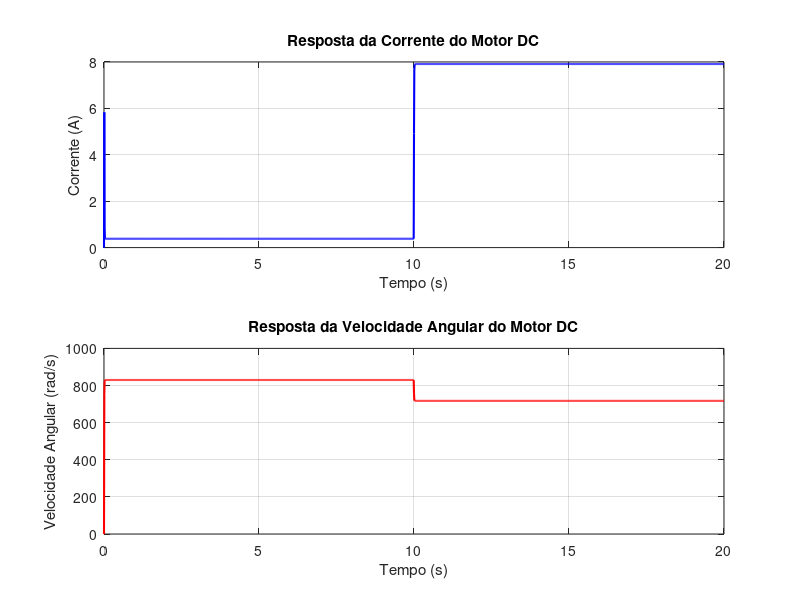
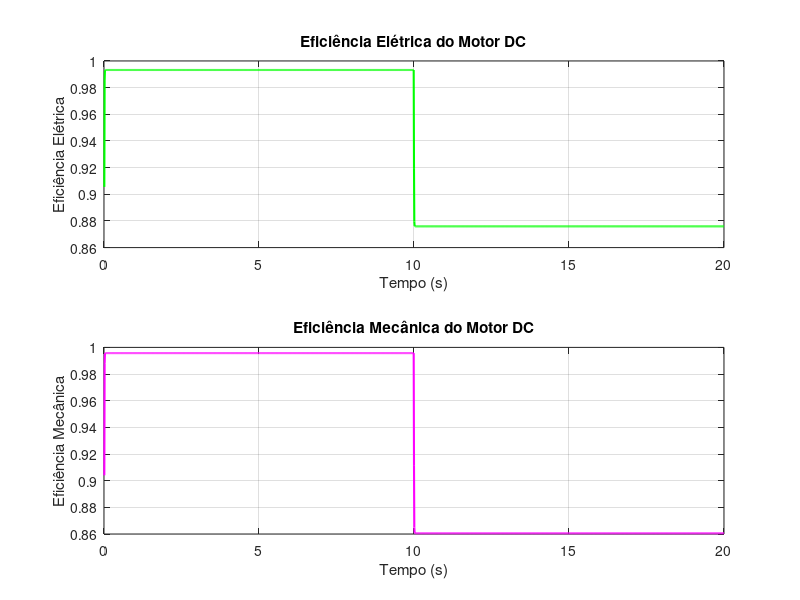

These charts were generated, in order, by the following MATLAB code:
% Parâmetros do motor DC
R = 0.179; % Resistência da armadura (ohms)
L = 4.55e-5; % Indutância da armadura (henrys)
kv = 83.545;
Ke = 1 / kv; % Constante de velocidade (V/(rad/s))
Kt = 0.012; % Constante de torque (Nm/A)
J = 35.1e-7; % Inércia do rotor (kg.m^2)
c = 0.000005496; % Coeficiente de fricção do rotor (N.m.s/rad)

% Definição do sistema em espaço de estados
A = [-R/L, -Ke/L; Kt/J, -c/J];
B = [1/L, 0; 0, -1/J];
C = [1, 0; 0, 1];
D = zeros(2, 2);
sys = ss(A, B, C, D);

% Simulação da resposta do sistema a uma entrada degrau
tempo = linspace(0, 20, 2001); % de 0 a 20 segundos com incremento de 0.01 segundos
entrada_tensao = zeros(1, length(tempo));
entrada_torque = zeros(1, length(tempo));
for i = 1:length(tempo)
    if tempo(i) >= 0
        entrada_tensao(i) = 10; % Entrada de 10V em t = 0
    end
    if tempo(i) >= 10
        entrada_torque(i) = 0.091; % Entrada de 0.091Nm em t = 10
    end
end
entradas = [entrada_tensao; entrada_torque]; % Duas entradas

[resposta, ~, estados] = lsim(sys, entradas, tempo);

% Plot da corrente e velocidade angular ao longo do tempo
figure;

subplot(2, 1, 1);
plot(tempo, estados(:, 1), 'b', 'LineWidth', 1.5);
xlabel('Tempo (s)');
ylabel('Corrente (A)');
title('Resposta da Corrente do Motor DC');
grid on;

subplot(2, 1, 2);
plot(tempo, estados(:, 2), 'r', 'LineWidth', 1.5);
xlabel('Tempo (s)');
ylabel('Velocidade Angular (rad/s)');
title('Resposta da Velocidade Angular do Motor DC');
grid on;


% Estimativa das eficiências elétrica e mecânica
% Eficiência elétrica: Potência de entrada / Potência elétrica consumida
PotenciaEntrada = entrada_tensao .* estados(:, 1)'; % Potência de entrada (V * I)
PotenciaEletrica = R * (estados(:, 1).^2)'; % Potência elétrica consumida (I^2 * R)
eficiencia_eletrica = PotenciaEntrada ./ (PotenciaEntrada + PotenciaEletrica);

% Eficiência mecânica: Potência mecânica de saída / Potência de entrada
PotenciaMecanica = estados(:, 2)' .* Kt .* estados(:, 1)'; % Potência mecânica (ω * T)
eficiencia_mecanica = PotenciaMecanica ./ PotenciaEntrada;

% Plot das eficiências ao longo do tempo
figure;
subplot(2, 1, 1);
plot(tempo, eficiencia_eletrica, 'g', 'LineWidth', 1.5);
xlabel('Tempo (s)');
ylabel('Eficiência Elétrica');
title('Eficiência Elétrica do Motor DC');
grid on;

subplot(2, 1, 2);
plot(tempo, eficiencia_mecanica, 'm', 'LineWidth', 1.5);
xlabel('Tempo (s)');
ylabel('Eficiência Mecânica');
title('Eficiência Mecânica do Motor DC');
grid on;
